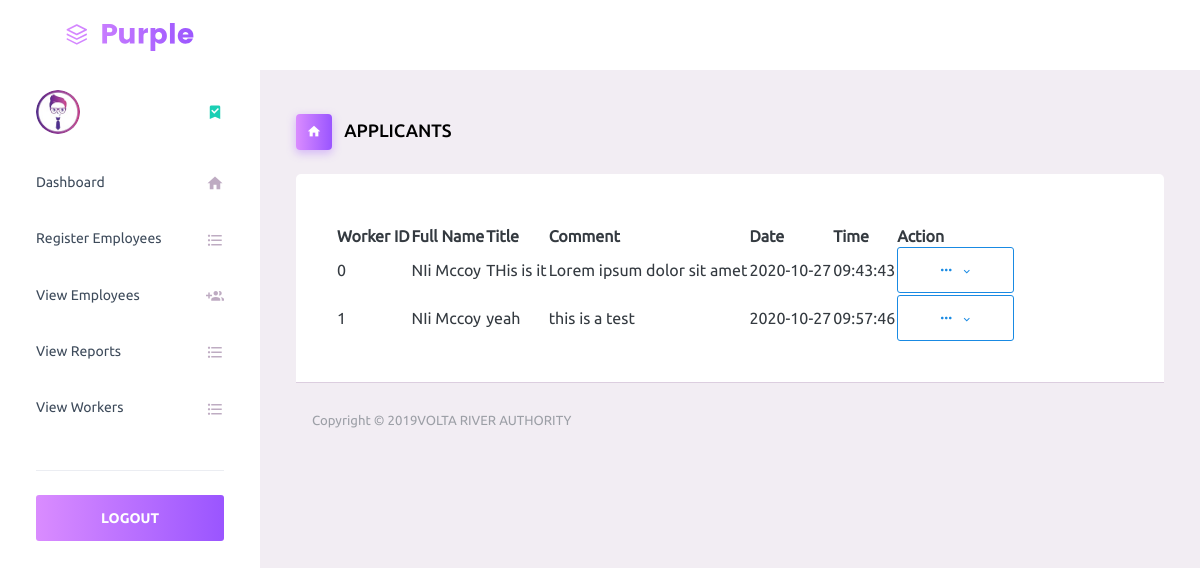
/intern/view_report.php, run on the app's committed database.
### tables this page shows
CREATE TABLE `reports` (
  `workerID` int(10) NOT NULL,
  `fullname` varchar(100) NOT NULL,
  `title` varchar(200) NOT NULL,
  `comment` varchar(1000) NOT NULL,
  `date` date NOT NULL,
  `time` time NOT NULL
);

### intern/view_report.php (the view, shortened to what this page needs)
<?php
require_once "dbconfig/config.php";
?>
<!DOCTYPE html>
<html lang="en">
<head>
  <link rel="stylesheet" href="vendors/iconfonts/mdi/css/materialdesignicons.min.css">
  <link rel="stylesheet" href="vendors/css/vendor.bundle.base.css">
  <link rel="stylesheet" type="text/css" href="src/plugins/datatables/media/css/jquery.dataTables.css">
	<link rel="stylesheet" type="text/css" href="src/plugins/datatables/media/css/dataTables.bootstrap4.css">
	<link rel="stylesheet" type="text/css" href="src/plugins/datatables/media/css/responsive.dataTables.css">
  <link rel="stylesheet" href="css/style.css">
</head>
<body>
  <div class="container-scroller">
    <nav class="navbar default-layout-navbar col-lg-12 col-12 p-0 fixed-top d-flex flex-row">
      <div class="text-center navbar-brand-wrapper d-flex align-items-center justify-content-center">
        <a class="navbar-brand brand-logo" href="index.html"><img src="images/logo.svg" alt="logo"/></a>
      </div>
      <div class="navbar-menu-wrapper d-flex align-items-stretch">
      </div>
    </nav>
    <div class="container-fluid page-body-wrapper">
      <nav class="sidebar sidebar-offcanvas" id="sidebar">
        <ul class="nav">
          <li class="nav-item nav-profile">
            <a href="#" class="nav-link">
              <div class="nav-profile-image">
                <img src="images/faces/face1.jpg" alt="profile">
              </div>
              <i class="mdi mdi-bookmark-check text-success nav-profile-badge"></i>
            </a>
          </li>
          <li class="nav-item">
            <a class="nav-link" href="home1.php">
              <span class="menu-title">Dashboard</span>
              <i class="mdi mdi-home menu-icon"></i>
            </a>
          </li>
          <li class="nav-item">
            <a class="nav-link" href="register.php">
              <span class="menu-title">Register Employees</span>
              <i class="mdi mdi-format-list-bulleted menu-icon"></i>
            </a>
          </li>
          <li class="nav-item">
            <a class="nav-link"  href="view_app.php" >
              <span class="menu-title">View Employees</span>
              <i class="mdi mdi-account-multiple-plus menu-icon"></i>
            </a>
          </li>
          <li class="nav-item">
            <a class="nav-link" href="view_report.php">
              <span class="menu-title">View Reports</span>
              <i class="mdi mdi-format-list-bulleted menu-icon"></i>
            </a>
          </li>
          <li class="nav-item">
            <a class="nav-link" href="view_app.php">
              <span class="menu-title">View Workers</span>
              <i class="mdi mdi-format-list-bulleted menu-icon"></i>
            </a>
          </li>
          <li class="nav-item sidebar-actions">
            <span class="nav-link">
              <div class="border-bottom">
              </div>
              <button name="logout" type="submit" class="btn btn-block btn-lg btn-gradient-primary mt-4">LOGOUT</button>
            </span>
          </li>
        </ul>
      </nav>
      <div class="main-panel">
        <div class="content-wrapper">
          <div class="page-header">
            <h3 class="page-title">
              <span class="page-title-icon bg-gradient-primary text-white mr-2">
                <i class="mdi mdi-home"></i>
              </span>
              APPLICANTS
            </h3>
          </div>
          <div class="row">
            <div class="col-md-12 grid-margin stretch-card">
              <div class="card">
                <div class="card-body">
                  <div class="pd-20 bg-white border-radius-4 box-shadow mb-30">
                  <div class="pd-20 bg-white border-radius-4 box-shadow mb-30">
						<table class="data-table stripe hover nowrap">
							<thead>
								<tr>
									<th class="table-plus datatable-nosort">Worker ID</th>
									<th class="table-plus datatable-nosort">Full Name</th>
									<th class="table-plus datatable-nosort">Title</th>
									<th class="table-plus datatable-nosort">Comment</th>
									<th class="table-plus datatable-nosort">Date</th>
                                    <th class="table-plus datatable-nosort">Time</th>
									<th class="datatable-nosort">Action</th>
								</tr>
							</thead>
							<tbody>
              <?php
 $query = "select workerID, fullname, title, comment, date, time from reports";
$result = mysqli_query($con, $query);
while($row = mysqli_fetch_assoc($result)):
?>
								<tr>
									<td><?php echo $row['workerID']?></td>
									<td><?php echo $row['fullname']?></td>
									<td><?php echo $row['title']?></td>
									<td><?php echo $row['comment']?></td>
									<td><?php echo $row['date']?></td>
                 <td><?php echo $row['time']?></td>
									<td>
										<div class="dropdown">
											<a class="btn btn-outline-info dropdown-toggle" href="#" role="button" data-toggle="dropdown">
												<i class="mdi mdi-dots-horizontal"></i>
											</a>
										</div>
									</td>
								</tr>
							  <?php
 endwhile;
 ?>
					</div>
				</div>
          </div>
        </div>
        <footer class="footer">
          <div class="d-sm-flex justify-content-center justify-content-sm-between">
            <span class="text-muted text-center text-sm-left d-block d-sm-inline-block">Copyright © 2019</a>VOLTA RIVER AUTHORITY </span>
          </div>
        </footer>
      </div>
    </div>
  </div>
  </div>
</body>
</html>

### data on the page
reports: workerID "0", fullname "NIi Mccoy", title "THis is it", comment "Lorem ipsum dolor sit amet", date "2020-10-27", time "09:43:43"
reports: workerID "1", fullname "NIi Mccoy", title "yeah", comment "this is a test", date "2020-10-27", time "09:57:46"
